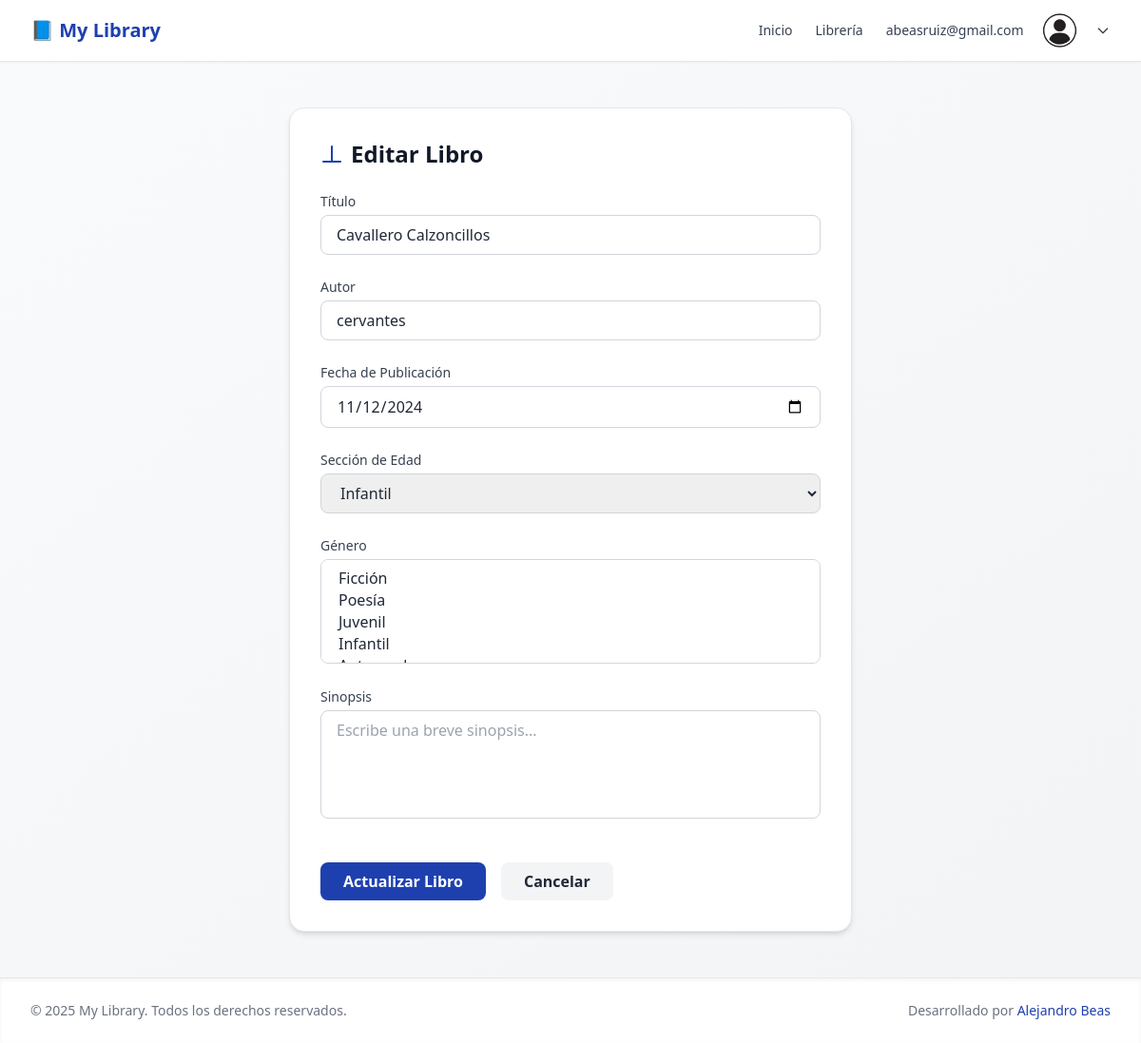
The page /edit-book/10 (signed in) on the database its author committed.
### tables this page shows
CREATE TABLE books (
	id INTEGER NOT NULL PRIMARY KEY AUTOINCREMENT,
	title TEXT NOT NULL,
	author TEXT,
	publish_date TEXT
, sinopsis varchar(45) default NULL, Etiqueta varchar(45) default NULL, genres TEXT NOT NULL);

### controllers/edit-bookcontroller.php (called while the page is built, shortened)
<?php
require_once __DIR__ . '/../models/books.php';
require_once __DIR__ . '/../models/functions.php';
$id = $_GET['params'][0] ?? null;
$book = null;
$genres = readGenres($db);
if ($id) {
    $book = getBookById($db, $id);
}
require __DIR__ . '/../views/book_form.view.php';

### models/books.php (called while the page is built, shortened)
<?php
function getBookById($db, $id) {
    try {
        $stmt = $db->prepare("SELECT * FROM books WHERE id = ?");
        $stmt->execute([$id]);
        return $stmt->fetch(PDO::FETCH_ASSOC);
    } catch (PDOException $e) {
        error_log("Error getting book by ID: " . $e->getMessage());
        return false;
    }
}

### models/functions.php (called while the page is built, shortened)
<?php
function readGenres($db) {
    try {
        $stmt = $db->query("SELECT genre FROM genres");
        return $stmt->fetchAll(PDO::FETCH_ASSOC);
    } catch (PDOException $e) {
        error_log("Error reading genres: " . $e->getMessage());
        return [];
    }
}

### views/book_form.view.php (the view, shortened to what this page needs)
<?php include 'partials/header.view.php';?>
<main class="flex-1 bg-gradient-to-br from-gray-50 to-gray-100 py-12">
    <div class="max-w-2xl mx-auto px-6 sm:px-8 lg:px-10">
        <div class="bg-white rounded-2xl shadow-md p-8 border border-gray-200">
            <h1 class="text-2xl font-bold text-gray-900 mb-6 flex items-center space-x-2">
                <svg class="w-6 h-6 text-primary" fill="none" stroke="currentColor" stroke-width="2" viewBox="0 0 24 24">
                    <path stroke-linecap="round" stroke-linejoin="round" d="M12 20h9"></path>
                    <path stroke-linecap="round" stroke-linejoin="round" d="M12 4v16m0 0H3"></path>
                </svg>
                <span><?= isset($book) ? 'Editar Libro' : 'Añadir Nuevo Libro' ?></span>
            </h1>
            <form method="POST" action="/save-book" class="space-y-6">
                <div>
                    <label for="title" class="block text-sm font-medium text-gray-700 mb-1">Título</label>
                    <input type="text" id="title" name="title" required
                           value="<?= isset($book) ? htmlspecialchars($book['title']) : '' ?>"
                           class="w-full px-4 py-2 border border-gray-300 rounded-lg focus:ring-2 focus:ring-primary focus:border-primary transition"
                           placeholder="Ej: Cien Años de Soledad">
                </div>
                <div>
                    <label for="author" class="block text-sm font-medium text-gray-700 mb-1">Autor</label>
                    <input type="text" id="author" name="author" required
                           value="<?= isset($book) ? htmlspecialchars($book['author']) : '' ?>"
                           class="w-full px-4 py-2 border border-gray-300 rounded-lg focus:ring-2 focus:ring-primary focus:border-primary transition"
                           placeholder="Ej: Gabriel García Márquez">
                </div>
                <div>
                    <label for="year" class="block text-sm font-medium text-gray-700 mb-1">Fecha de Publicación</label>
                    <input type="date" id="year" name="year" required
                           value="<?= isset($book) ? htmlspecialchars($book['publish_date']) : '' ?>"
                           class="w-full px-4 py-2 border border-gray-300 rounded-lg focus:ring-2 focus:ring-primary focus:border-primary transition">
                </div>
                <div>
                    <label for="age_group" class="block text-sm font-medium text-gray-700 mb-1">Sección de Edad</label>
                    <select id="age_group" name="age_group" required
                            class="w-full px-4 py-2 border border-gray-300 rounded-lg focus:ring-2 focus:ring-primary focus:border-primary transition">
                        <option value="infantil" <?= isset($book) && $book['age_group'] === 'infantil' ? 'selected' : '' ?>>Infantil</option>
                    </select>
                </div>
                <div>
                    <label for="genre" class="block text-sm font-medium text-gray-700 mb-1">Género</label>
                    <select id="genre" name="genre[]" required multiple
                            class="w-full px-4 py-2 border border-gray-300 rounded-lg focus:ring-2 focus:ring-primary focus:border-primary transition">
                        <?php
                        $selectedGenres = isset($book) && $book['genre'] ? explode('; ', trim($book['genre'])) : [];
                        ?>
                        <?php foreach ($genres as $genre): ?>
                            <option value="<?= htmlspecialchars($genre["genre"]) ?>"
                                <?= in_array($genre['genre'], $selectedGenres) ? 'selected' : '' ?>>
                            </option>
                        <?php endforeach; ?>
                    </select>
                </div>
                <div>
                    <label for="" class="block text-sm font-medium text-gray-700 mb-1">Sinopsis</label>
                    <textarea id="synopsis" name="synopsis" rows="4" required
                              class="w-full px-4 py-2 border border-gray-300 rounded-lg focus:ring-2 focus:ring-primary focus:border-primary transition resize-none"
                              placeholder="Escribe una breve sinopsis..."><?= isset($book) ? htmlspecialchars($book['synopsis']) : '' ?></textarea>
                </div>
                <div class="flex flex-col sm:flex-row sm:space-x-4 pt-4">
                    <button type="submit"
                            class="w-full sm:w-auto bg-primary text-white py-2 px-6 rounded-lg hover:bg-red-700 font-semibold transition">
                        <?= isset($book) ? 'Actualizar Libro' : 'Guardar Libro' ?>
                    </button>
                    <a href="/books"
                       class="mt-3 sm:mt-0 w-full sm:w-auto bg-gray-100 text-gray-800 py-2 px-6 rounded-lg hover:bg-gray-200 font-semibold text-center transition">
                        Cancelar
                    </a>
                </div>
            </form>
        </div>
    </div>
</main>
<?php include 'partials/footer.view.php'; ?>

### views/partials/header.view.php (style rules this page uses)
.bg-primary { background-color: #1e40af; }
.text-primary { color: #1e40af; }

### rows shown on the page
books: title "Cavallero Calzoncillos", author "cervantes", year "11/12/2024"

### other values the page prints
$_SESSION['user']['email'] "abeasruiz@gmail.com"
APP_NAME "My Library"
